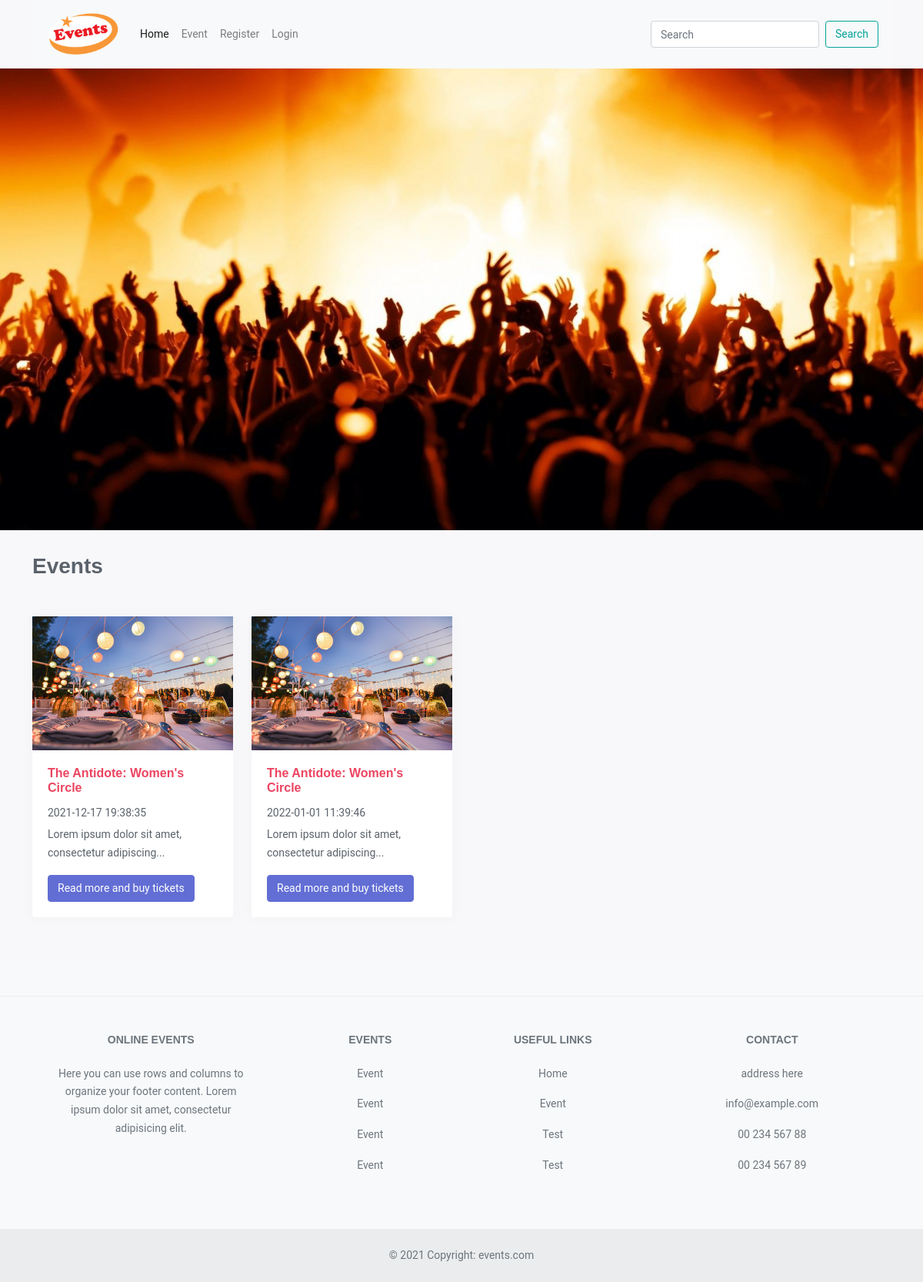
The page / on the database its author committed.
### tables this page shows
CREATE TABLE IF NOT EXISTS `e_events` (
  `e_event_id` int(11) NOT NULL AUTO_INCREMENT,
  `e_event_title` varchar(256) NOT NULL,
  `e_event_date` date NOT NULL,
  `e_event_time` time NOT NULL,
  `e_event_details` varchar(1024) NOT NULL,
  PRIMARY KEY (`e_event_id`)
);

### includes/main.php (called while the page is built, shortened)
<?php
function getAllEvents($conn){
	$result = mysqli_query($conn, "SELECT * FROM e_events");
	return $result;
}
?>

### index.php (the view, shortened to what this page needs)
<?php
include('includes/header.php') ?>
<?php
$setaction = 1;
if(empty($_GET['action']) || !isset($_GET['action']) || isset($_SESSION['login_id'])){
	$setaction  = 0;
}else if($_GET['action']=="register"){
	include 'includes/register.php';
 }else if($_GET['action']=="login"){
	include 'includes/login.php';
 }else{
	$setaction  = 0;
}
if($setaction == 0){
	$events = getAllEvents($conn); ?>
	<section class="mainvisual">
	<ul>
		<li class="one"></li>
	</ul>
</section>
<section class="eventswrap">
	<div class="container">
		<div class="row">
			<div class="col-12">
				<h2 class="mb-5">Events</h2>
			</div>
			<?php
			if ($events->num_rows > 0) {
				while($row = $events->fetch_assoc()) { ?>
			<div class="col-3">
				<div class="wrap card">
					<a class="text-danger" href="event.php?show-event=<?php echo $row['e_event_id']; ?>"><img class="card-img-top" src="img/event.jpg" alt="Card image cap"></a>
					 <div class="card-body">
					    <a class="text-danger" href="event.php?show-event=<?php echo $row['e_event_id']; ?>"><h5 class="card-title"><?php echo $row['e_event_title']; ?></h5></a>
					    <p class="mb-1"><?php echo $row['e_event_date']." ".$row['e_event_time']; ?></p>
					    <p class="card-text"><?php echo substr_replace($row['e_event_details'],"...",50); ?></p>
					    <a href="event.php?show-event=<?php echo $row['e_event_id']; ?>" class="btn btn-primary">Read more and buy tickets</a>
					  </div>
				</div>
			</div>
		<?php } } ?>
		</div>
	</div>
</section>
<?php }else{ ?>
<?php }
?>
<?php
include('includes/footer.php') ?>

### css/main.css (style rules this page uses)
body { margin: 0; padding: 0; }
section { margin: 30px 0px; }
ul { margin: 0; padding: 0; }
ul li { list-style: none; }
.mainvisual { margin: 0; }
.mainvisual ul li { width: 100%; height: 600px; background-size: cover; background-repeat: no-repeat; background-position: center; }
.one { background-image: url("../img/one.jpg"); }

### rows shown on the page
e_events: e_event_title "The Antidote: Women's Circle", e_event_date "2021-12-17", e_event_time "19:38:35", e_event_details "Lorem ipsum dolor sit amet, consectetur adipiscing..."
e_events: e_event_title "The Antidote: Women's Circle", e_event_date "2022-01-01", e_event_time "11:39:46", e_event_details "Lorem ipsum dolor sit amet, consectetur adipiscing..."
